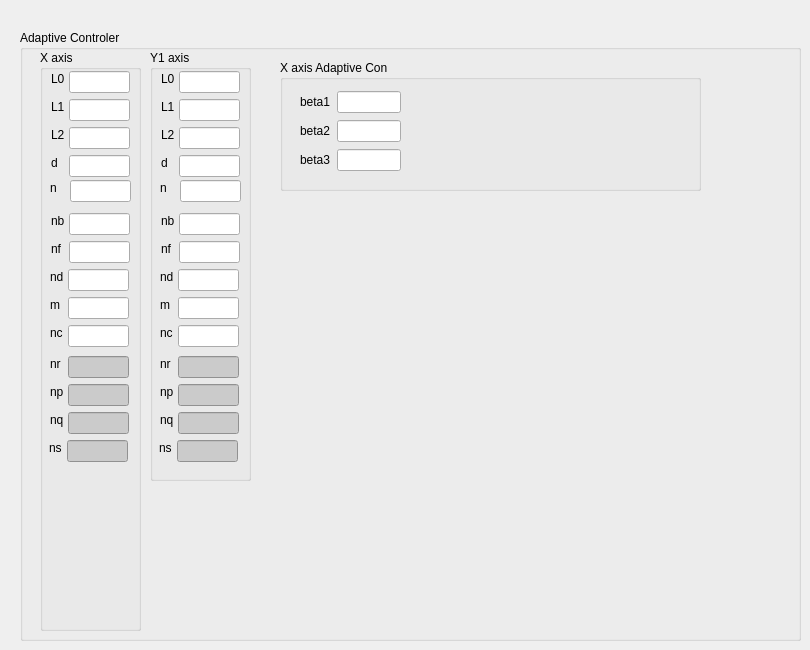
    <widget class="QWidget" name="tab_9">
     <attribute name="title">
      <string>Controler</string>
     </attribute>
     <widget class="QGroupBox" name="groupBox_56">
      <property name="geometry">
       <rect>
        <x>20</x>
        <y>30</y>
        <width>781</width>
        <height>611</height>
       </rect>
      </property>
      <property name="title">
       <string>Adaptive Controler</string>
      </property>
      <widget class="QGroupBox" name="groupBox_59">
       <property name="geometry">
        <rect>
         <x>20</x>
         <y>20</y>
         <width>101</width>
         <height>581</height>
        </rect>
       </property>
       <property name="title">
        <string>X axis</string>
       </property>
       <widget class="QLineEdit" name="lineEdit_AdaCon_m_X">
        <property name="geometry">
         <rect>
          <x>28</x>
          <y>247</y>
          <width>61</width>
          <height>22</height>
         </rect>
        </property>
       </widget>
       <widget class="QLabel" name="label_287">
        <property name="geometry">
         <rect>
          <x>10</x>
          <y>219</y>
          <width>16</width>
          <height>16</height>
         </rect>
        </property>
        <property name="text">
         <string>nd</string>
        </property>
       </widget>
       <widget class="QLabel" name="label_288">
        <property name="geometry">
         <rect>
          <x>10</x>
          <y>247</y>
          <width>16</width>
          <height>16</height>
         </rect>
        </property>
        <property name="text">
         <string>m</string>
        </property>
       </widget>
       <widget class="QLineEdit" name="lineEdit_AdaCon_nc_X">
        <property name="geometry">
         <rect>
          <x>28</x>
          <y>275</y>
          <width>61</width>
          <height>22</height>
         </rect>
        </property>
       </widget>
       <widget class="QLabel" name="label_289">
        <property name="geometry">
         <rect>
          <x>10</x>
          <y>275</y>
          <width>16</width>
          <height>16</height>
         </rect>
        </property>
        <property name="text">
         <string>nc</string>
        </property>
       </widget>
       <widget class="QLineEdit" name="lineEdit_AdaCon_nd_X">
        <property name="geometry">
         <rect>
          <x>28</x>
          <y>219</y>
          <width>61</width>
          <height>22</height>
         </rect>
        </property>
       </widget>
       <widget class="QLineEdit" name="lineEdit_AdaCon_np_X">
        <property name="geometry">
         <rect>
          <x>28</x>
          <y>334</y>
          <width>61</width>
          <height>22</height>
         </rect>
        </property>
        <property name="styleSheet">
         <string notr="true">background-color: rgb(203, 203, 203);
color: rgb(255, 0, 0);</string>
        </property>
        <property name="readOnly">
         <bool>true</bool>
        </property>
       </widget>
       <widget class="QLabel" name="label_292">
        <property name="geometry">
         <rect>
          <x>10</x>
          <y>306</y>
          <width>16</width>
          <height>16</height>
         </rect>
        </property>
        <property name="text">
         <string>nr</string>
        </property>
       </widget>
       <widget class="QLabel" name="label_293">
        <property name="geometry">
         <rect>
          <x>10</x>
          <y>334</y>
          <width>16</width>
          <height>16</height>
         </rect>
        </property>
        <property name="text">
         <string>np</string>
        </property>
       </widget>
       <widget class="QLabel" name="label_294">
        <property name="geometry">
         <rect>
          <x>9</x>
          <y>390</y>
          <width>16</width>
          <height>16</height>
         </rect>
        </property>
        <property name="text">
         <string>ns</string>
        </property>
       </widget>
       <widget class="QLineEdit" name="lineEdit_AdaCon_nq_X">
        <property name="geometry">
         <rect>
          <x>28</x>
          <y>362</y>
          <width>61</width>
          <height>22</height>
         </rect>
        </property>
        <property name="styleSheet">
         <string notr="true">background-color: rgb(203, 203, 203);
color: rgb(255, 0, 0);</string>
        </property>
        <property name="readOnly">
         <bool>true</bool>
        </property>
       </widget>
       <widget class="QLabel" name="label_295">
        <property name="geometry">
         <rect>
          <x>10</x>
          <y>362</y>
          <width>16</width>
          <height>16</height>
         </rect>
        </property>
        <property name="text">
         <string>nq</string>
        </property>
       </widget>
       <widget class="QLineEdit" name="lineEdit_AdaCon_ns_X">
        <property name="geometry">
         <rect>
          <x>27</x>
          <y>390</y>
          <width>61</width>
          <height>22</height>
         </rect>
        </property>
        <property name="styleSheet">
         <string notr="true">background-color: rgb(203, 203, 203);
color: rgb(255, 0, 0);</string>
        </property>
        <property name="readOnly">
         <bool>true</bool>
        </property>
       </widget>
       <widget class="QLineEdit" name="lineEdit_AdaCon_nr_X">
        <property name="geometry">
         <rect>
          <x>28</x>
          <y>306</y>
          <width>61</width>
          <height>22</height>
         </rect>
        </property>
        <property name="styleSheet">
         <string notr="true">background-color: rgb(203, 203, 203);
color: rgb(255, 0, 0);</string>
        </property>
        <property name="readOnly">
         <bool>true</bool>
        </property>
       </widget>
       <widget class="QLabel" name="label_183">
        <property name="geometry">
         <rect>
          <x>11</x>
          <y>21</y>
          <width>16</width>
          <height>16</height>
         </rect>
        </property>
        <property name="text">
         <string>L0</string>
        </property>
       </widget>
       <widget class="QLineEdit" name="lineEdit_AdaCon_L0_X">
        <property name="geometry">
         <rect>
          <x>29</x>
          <y>21</y>
          <width>61</width>
          <height>22</height>
         </rect>
        </property>
       </widget>
       <widget class="QLabel" name="label_184">
        <property name="geometry">
         <rect>
          <x>11</x>
          <y>49</y>
          <width>16</width>
          <height>16</height>
         </rect>
        </property>
        <property name="text">
         <string>L1</string>
        </property>
       </widget>
       <widget class="QLineEdit" name="lineEdit_AdaCon_L1_X">
        <property name="geometry">
         <rect>
          <x>29</x>
          <y>49</y>
          <width>61</width>
          <height>22</height>
         </rect>
        </property>
       </widget>
       <widget class="QLabel" name="label_189">
        <property name="geometry">
         <rect>
          <x>11</x>
          <y>77</y>
          <width>16</width>
          <height>16</height>
         </rect>
        </property>
        <property name="text">
         <string>L2</string>
        </property>
       </widget>
       <widget class="QLineEdit" name="lineEdit_AdaCon_L2_X">
        <property name="geometry">
         <rect>
          <x>29</x>
          <y>77</y>
          <width>61</width>
          <height>22</height>
         </rect>
        </property>
       </widget>
       <widget class="QLabel" name="label_190">
        <property name="geometry">
         <rect>
          <x>11</x>
          <y>105</y>
          <width>16</width>
          <height>16</height>
         </rect>
        </property>
        <property name="text">
         <string>d</string>
        </property>
       </widget>
       <widget class="QLineEdit" name="lineEdit_AdaCon_d_X">
        <property name="geometry">
         <rect>
          <x>29</x>
          <y>105</y>
          <width>61</width>
          <height>22</height>
         </rect>
        </property>
       </widget>
       <widget class="QLabel" name="label_185">
        <property name="geometry">
         <rect>
          <x>11</x>
          <y>163</y>
          <width>16</width>
          <height>16</height>
         </rect>
        </property>
        <property name="text">
         <string>nb</string>
        </property>
       </widget>
       <widget class="QLineEdit" name="lineEdit_AdaCon_nb_X">
        <property name="geometry">
         <rect>
          <x>29</x>
          <y>163</y>
          <width>61</width>
          <height>22</height>
         </rect>
        </property>
       </widget>
       <widget class="QLabel" name="label_186">
        <property name="geometry">
         <rect>
          <x>11</x>
          <y>191</y>
          <width>16</width>
          <height>16</height>
         </rect>
        </property>
        <property name="text">
         <string>nf</string>
        </property>
       </widget>
       <widget class="QLineEdit" name="lineEdit_AdaCon_nf_X">
        <property name="geometry">
         <rect>
          <x>29</x>
          <y>191</y>
          <width>61</width>
          <height>22</height>
         </rect>
        </property>
       </widget>
       <widget class="QLabel" name="label_257">
        <property name="geometry">
         <rect>
          <x>10</x>
          <y>130</y>
          <width>16</width>
          <height>16</height>
         </rect>
        </property>
        <property name="text">
         <string>n</string>
        </property>
       </widget>
       <widget class="QLineEdit" name="lineEdit_AdaCon_n_X">
        <property name="geometry">
         <rect>
          <x>30</x>
          <y>130</y>
          <width>61</width>
          <height>22</height>
         </rect>
        </property>
       </widget>
      </widget>
      <widget class="QGroupBox" name="groupBox_60">
       <property name="geometry">
        <rect>
         <x>130</x>
         <y>20</y>
         <width>101</width>
         <height>431</height>
        </rect>
       </property>
       <property name="title">
        <string>Y1 axis</string>
       </property>
       <widget class="QLineEdit" name="lineEdit_AdaCon_m_Y1">
        <property name="geometry">
         <rect>
          <x>28</x>
          <y>247</y>
          <width>61</width>
          <height>22</height>
         </rect>
        </property>
       </widget>
       <widget class="QLabel" name="label_290">
        <property name="geometry">
         <rect>
          <x>10</x>
          <y>219</y>
          <width>16</width>
          <height>16</height>
         </rect>
        </property>
        <property name="text">
         <string>nd</string>
        </property>
       </widget>
       <widget class="QLabel" name="label_291">
        <property name="geometry">
         <rect>
          <x>10</x>
          <y>247</y>
          <width>16</width>
          <height>16</height>
         </rect>
        </property>
        <property name="text">
         <string>m</string>
        </property>
       </widget>
       <widget class="QLineEdit" name="lineEdit_AdaCon_nc_Y1">
        <property name="geometry">
         <rect>
          <x>28</x>
          <y>275</y>
          <width>61</width>
          <height>22</height>
         </rect>
        </property>
       </widget>
       <widget class="QLabel" name="label_296">
        <property name="geometry">
         <rect>
          <x>10</x>
          <y>275</y>
          <width>16</width>
          <height>16</height>
         </rect>
        </property>
        <property name="text">
         <string>nc</string>
        </property>
       </widget>
       <widget class="QLineEdit" name="lineEdit_AdaCon_nd_Y1">
        <property name="geometry">
         <rect>
          <x>28</x>
          <y>219</y>
          <width>61</width>
          <height>22</height>
         </rect>
        </property>
       </widget>
       <widget class="QLineEdit" name="lineEdit_AdaCon_np_Y1">
        <property name="geometry">
         <rect>
          <x>28</x>
          <y>334</y>
          <width>61</width>
          <height>22</height>
         </rect>
        </property>
        <property name="styleSheet">
         <string notr="true">background-color: rgb(203, 203, 203);
color: rgb(255, 0, 0);</string>
        </property>
        <property name="readOnly">
         <bool>true</bool>
        </property>
       </widget>
       <widget class="QLabel" name="label_297">
        <property name="geometry">
         <rect>
          <x>10</x>
          <y>306</y>
          <width>16</width>
          <height>16</height>
         </rect>
        </property>
        <property name="text">
         <string>nr</string>
        </property>
       </widget>
       <widget class="QLabel" name="label_298">
        <property name="geometry">
         <rect>
          <x>10</x>
          <y>334</y>
          <width>16</width>
          <height>16</height>
         </rect>
        </property>
        <property name="text">
         <string>np</string>
        </property>
       </widget>
       <widget class="QLabel" name="label_299">
        <property name="geometry">
         <rect>
          <x>9</x>
          <y>390</y>
          <width>16</width>
          <height>16</height>
         </rect>
        </property>
        <property name="text">
         <string>ns</string>
        </property>
       </widget>
       <widget class="QLineEdit" name="lineEdit_AdaCon_nq_Y1">
        <property name="geometry">
         <rect>
          <x>28</x>
          <y>362</y>
          <width>61</width>
          <height>22</height>
         </rect>
        </property>
        <property name="styleSheet">
         <string notr="true">background-color: rgb(203, 203, 203);
color: rgb(255, 0, 0);</string>
        </property>
        <property name="readOnly">
         <bool>true</bool>
        </property>
       </widget>
       <widget class="QLabel" name="label_300">
        <property name="geometry">
         <rect>
          <x>10</x>
          <y>362</y>
          <width>16</width>
          <height>16</height>
         </rect>
        </property>
        <property name="text">
         <string>nq</string>
        </property>
       </widget>
       <widget class="QLineEdit" name="lineEdit_AdaCon_ns_Y1">
        <property name="geometry">
         <rect>
          <x>27</x>
          <y>390</y>
          <width>61</width>
          <height>22</height>
         </rect>
        </property>
        <property name="styleSheet">
         <string notr="true">background-color: rgb(203, 203, 203);
color: rgb(255, 0, 0);</string>
        </property>
        <property name="readOnly">
         <bool>true</bool>
        </property>
       </widget>
       <widget class="QLineEdit" name="lineEdit_AdaCon_nr_Y1">
        <property name="geometry">
         <rect>
          <x>28</x>
          <y>306</y>
          <width>61</width>
          <height>22</height>
         </rect>
        </property>
        <property name="styleSheet">
         <string notr="true">background-color: rgb(203, 203, 203);
color: rgb(255, 0, 0);</string>
        </property>
        <property name="readOnly">
         <bool>true</bool>
        </property>
       </widget>
       <widget class="QLabel" name="label_187">
        <property name="geometry">
         <rect>
          <x>11</x>
          <y>21</y>
          <width>16</width>
          <height>16</height>
         </rect>
        </property>
        <property name="text">
         <string>L0</string>
        </property>
       </widget>
       <widget class="QLineEdit" name="lineEdit_AdaCon_L0_Y1">
        <property name="geometry">
         <rect>
          <x>29</x>
          <y>21</y>
          <width>61</width>
          <height>22</height>
         </rect>
        </property>
       </widget>
       <widget class="QLabel" name="label_188">
        <property name="geometry">
         <rect>
          <x>11</x>
          <y>49</y>
          <width>16</width>
          <height>16</height>
         </rect>
        </property>
        <property name="text">
         <string>L1</string>
        </property>
       </widget>
       <widget class="QLineEdit" name="lineEdit_AdaCon_L1_Y1">
        <property name="geometry">
         <rect>
          <x>29</x>
          <y>49</y>
          <width>61</width>
          <height>22</height>
         </rect>
        </property>
       </widget>
       <widget class="QLabel" name="label_191">
        <property name="geometry">
         <rect>
          <x>11</x>
          <y>77</y>
          <width>16</width>
          <height>16</height>
         </rect>
        </property>
        <property name="text">
         <string>L2</string>
        </property>
       </widget>
       <widget class="QLineEdit" name="lineEdit_AdaCon_L2_Y1">
        <property name="geometry">
         <rect>
          <x>29</x>
          <y>77</y>
          <width>61</width>
          <height>22</height>
         </rect>
        </property>
       </widget>
       <widget class="QLabel" name="label_192">
        <property name="geometry">
         <rect>
          <x>11</x>
          <y>105</y>
          <width>16</width>
          <height>16</height>
         </rect>
        </property>
        <property name="text">
         <string>d</string>
        </property>
       </widget>
       <widget class="QLineEdit" name="lineEdit_AdaCon_d_Y1">
        <property name="geometry">
         <rect>
          <x>29</x>
          <y>105</y>
          <width>61</width>
          <height>22</height>
         </rect>
        </property>
       </widget>
       <widget class="QLabel" name="label_195">
        <property name="geometry">
         <rect>
          <x>11</x>
          <y>163</y>
          <width>16</width>
          <height>16</height>
         </rect>
        </property>
        <property name="text">
         <string>nb</string>
        </property>
       </widget>
       <widget class="QLineEdit" name="lineEdit_AdaCon_nb_Y1">
        <property name="geometry">
         <rect>
          <x>29</x>
          <y>163</y>
          <width>61</width>
          <height>22</height>
         </rect>
        </property>
       </widget>
       <widget class="QLabel" name="label_256">
        <property name="geometry">
         <rect>
          <x>11</x>
          <y>191</y>
          <width>16</width>
          <height>16</height>
         </rect>
        </property>
        <property name="text">
         <string>nf</string>
        </property>
       </widget>
       <widget class="QLineEdit" name="lineEdit_AdaCon_nf_Y1">
        <property name="geometry">
         <rect>
          <x>29</x>
          <y>191</y>
          <width>61</width>
          <height>22</height>
         </rect>
        </property>
       </widget>
       <widget class="QLabel" name="label_258">
        <property name="geometry">
         <rect>
          <x>10</x>
          <y>130</y>
          <width>16</width>
          <height>16</height>
         </rect>
        </property>
        <property name="text">
         <string>n</string>
        </property>
       </widget>
       <widget class="QLineEdit" name="lineEdit_AdaCon_n_Y1">
        <property name="geometry">
         <rect>
          <x>30</x>
          <y>130</y>
          <width>61</width>
          <height>22</height>
         </rect>
        </property>
       </widget>
      </widget>
      <widget class="QGroupBox" name="groupBox_61">
       <property name="geometry">
        <rect>
         <x>260</x>
         <y>30</y>
         <width>421</width>
         <height>131</height>
        </rect>
       </property>
       <property name="title">
        <string>X axis Adaptive Con</string>
       </property>
       <widget class="QWidget" name="layoutWidget">
        <property name="geometry">
         <rect>
          <x>20</x>
          <y>30</y>
          <width>101</width>
          <height>83</height>
         </rect>
        </property>
        <layout class="QGridLayout" name="gridLayout_32">
         <item row="0" column="0">
          <widget class="QLabel" name="label_259">
           <property name="text">
            <string>beta1</string>
           </property>
          </widget>
         </item>
         <item row="0" column="1">
          <widget class="QLineEdit" name="lineEdit_AdaCon_beta1_X"/>
         </item>
         <item row="1" column="0">
          <widget class="QLabel" name="label_260">
           <property name="text">
            <string>beta2</string>
           </property>
          </widget>
         </item>
         <item row="1" column="1">
          <widget class="QLineEdit" name="lineEdit_AdaCon_beta2_X"/>
         </item>
         <item row="2" column="0">
          <widget class="QLabel" name="label_261">
           <property name="text">
            <string>beta3</string>
           </property>
          </widget>
         </item>
         <item row="2" column="1">
          <widget class="QLineEdit" name="lineEdit_AdaCon_beta3_X"/>
         </item>
        </layout>
       </widget>
      </widget>
     </widget>
    </widget>
